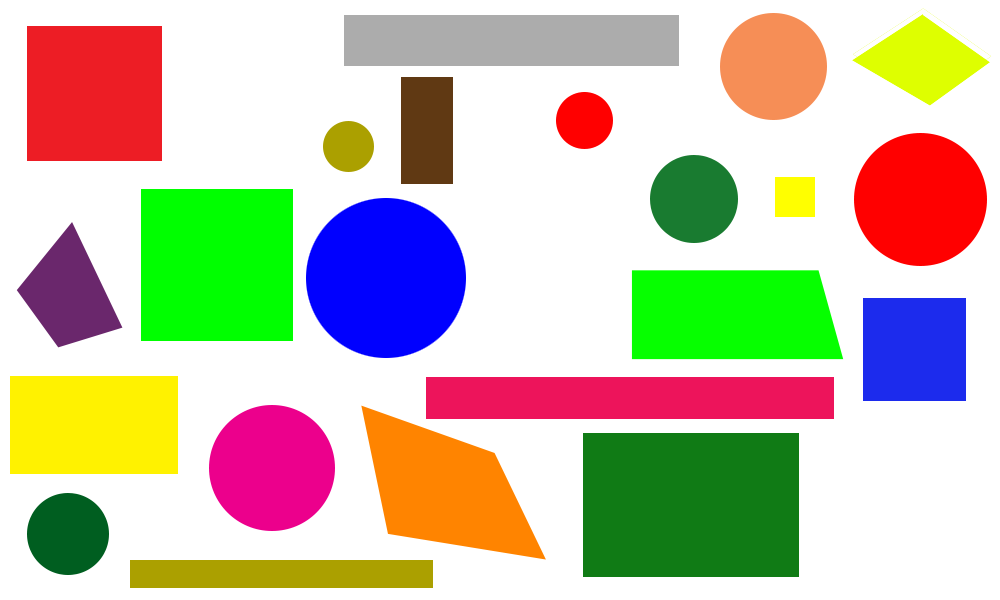
//> input picture input/7.png, 1000 x 600 px
$ ./detect_HSV_Value   (built with g++ and OpenCV 4)
//> lines starting //> are read from the running program, lines starting //| are printed output that depends on the picture
#define _CRT_SECURE_NO_WARNINGS
#include <iostream>
#include <stdio.h>
#include <opencv2/opencv.hpp>

using namespace cv;
using namespace std;
Mat image, src;
Mat HSV;
char window_name[20] = "Pixel Value Demo";

static void onMouse(int event, int x, int y, int f, void*){
	image = src.clone();
	Vec3b pix = HSV.at<Vec3b>(y, x);
	int H = pix.val[0];
	int S = pix.val[1];
	int V = pix.val[2];


	char name[30];
	sprintf(name, "H=%d", H);
	putText(image, name, Point(10, 130), FONT_HERSHEY_SIMPLEX, .7, Scalar(0, 255, 0), 2, 8, false);

	sprintf(name, "S=%d", S);
	putText(image, name, Point(10, 170), FONT_HERSHEY_SIMPLEX, .7, Scalar(0, 255, 0), 2, 8, false);

	sprintf(name, "V=%d", V);
	putText(image, name, Point(10, 210), FONT_HERSHEY_SIMPLEX, .7, Scalar(0, 255, 0), 2, 8, false);

	sprintf(name, "X=%d", x);
	putText(image, name, Point(10, 300), FONT_HERSHEY_SIMPLEX, .7, Scalar(0, 255, 0), 2, 8, false);

	sprintf(name, "Y=%d", y);
	putText(image, name, Point(10, 340), FONT_HERSHEY_SIMPLEX, .7, Scalar(0, 255, 0), 2, 8, false);
	imshow(window_name, image);
}


int main(int argc, char** argv)
{
	namedWindow(window_name, CV_WINDOW_AUTOSIZE);

	src = imread("7.png");
//> src is the input picture: 600 rows x 1000 cols, CV_8UC3; mean B, G, R 170.2, 193.6, 199.4
	imshow(window_name, src);
	cvtColor(src, HSV, CV_BGR2HSV);
//> HSV: 600 rows x 1000 cols, CV_8UC3; mean H, S, V 32.7, 99.1, 236.5
	setMouseCallback(window_name, onMouse, 0);

	waitKey(0);
//> the left mouse button is pressed and released at (500, 300)
//> in onMouse, `Vec3b pix = HSV.at<Vec3b>(y, x);`: pix = [0, 0, 255]
//> in onMouse, `int H = pix.val[0];`: H = 0
//> in onMouse, `int V = pix.val[2];`: V = 255
//> in onMouse, `sprintf(name, "H=%d", H);`: name = "H=0"
//> in onMouse, `sprintf(name, "S=%d", S);`: name = "S=0"
//> in onMouse, `sprintf(name, "V=%d", V);`: name = "V=255"
//> in onMouse, `sprintf(name, "X=%d", x);`: name = "X=500"
//> in onMouse, `sprintf(name, "Y=%d", y);`: name = "Y=300"
//> in onMouse, `putText(image, name, Point(10, 340), FONT_HERSHEY_SIMPLEX, .7, Scalar(..`:
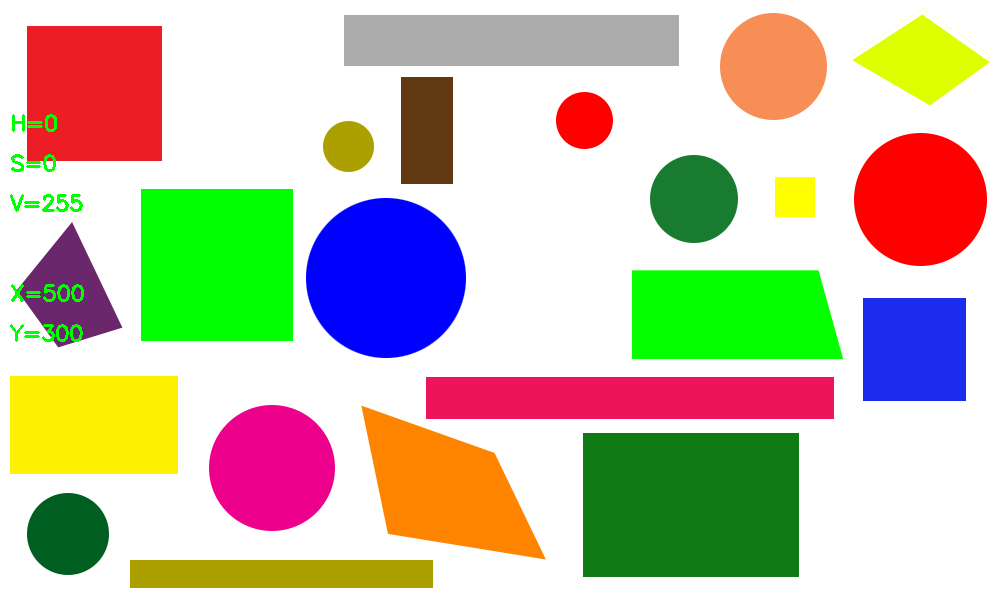
//> image: 600 rows x 1000 cols, CV_8UC3; mean B, G, R 169.6, 194, 198.6

	return 0;
}

$ run again, with input/2.png copied over input/7.png
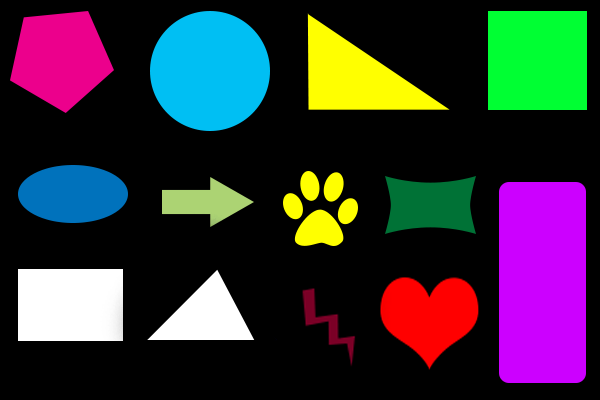
//> input picture input/2.png, 600 x 400 px
//> src is the input picture: 400 rows x 600 cols, CV_8UC3; mean B, G, R 54.3, 48, 52.4
//> HSV: 400 rows x 600 cols, CV_8UC3; mean H, S, V 28.8, 78.8, 84.2
//> pix = [30, 255, 126]
//> H = 30
//> S = 255
//> V = 126
//> in onMouse, `sprintf(name, "H=%d", H);`: name = "H=30"
//> in onMouse, `sprintf(name, "S=%d", S);`: name = "S=255"
//> in onMouse, `sprintf(name, "V=%d", V);`: name = "V=126"
//> in onMouse, `sprintf(name, "X=%d", x);`: name = "X=300"
//> in onMouse, `sprintf(name, "Y=%d", y);`: name = "Y=200"
//> in onMouse, `putText(image, name, Point(10, 340), FONT_HERSHEY_SIMPLEX, .7, Scalar(..`:
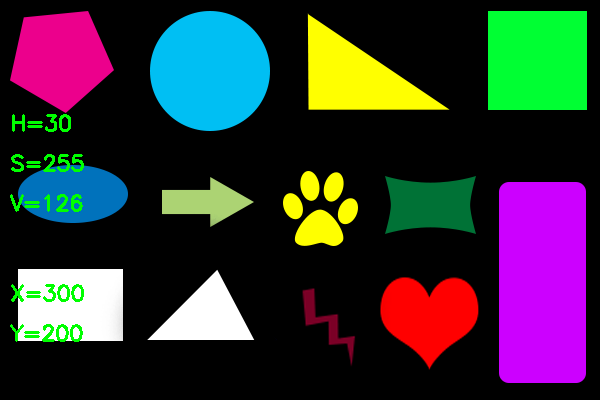
//> image: 400 rows x 600 cols, CV_8UC3; mean B, G, R 52.8, 49.5, 51.4

$ run again, with input/3.png copied over input/7.png
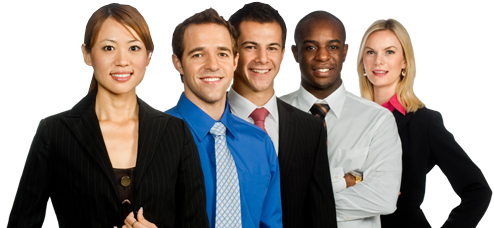
//> input picture input/3.png, 494 x 228 px
//> src is the input picture: 228 rows x 494 cols, CV_8UC3; mean B, G, R 137.9, 140.4, 145.8
//> HSV: 228 rows x 494 cols, CV_8UC3; mean H, S, V 29.5, 52.8, 156.1
//> pix = [90, 1, 202]
//> H = 90
//> S = 1
//> V = 202
//> in onMouse, `sprintf(name, "H=%d", H);`: name = "H=90"
//> in onMouse, `sprintf(name, "S=%d", S);`: name = "S=1"
//> in onMouse, `sprintf(name, "V=%d", V);`: name = "V=202"
//> in onMouse, `putText(image, name, Point(10, 210), FONT_HERSHEY_SIMPLEX, .7, Scalar(..`:
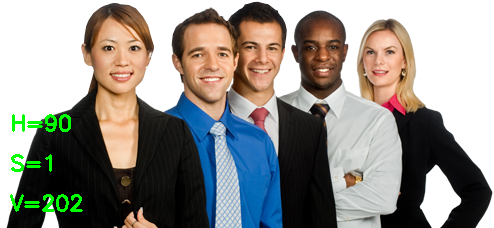
//> image: 228 rows x 494 cols, CV_8UC3; mean B, G, R 136.9, 142.3, 144.8
//> in onMouse, `sprintf(name, "X=%d", x);`: name = "X=247"
//> in onMouse, `sprintf(name, "Y=%d", y);`: name = "Y=114"

$ run again, with input/4.png copied over input/7.png
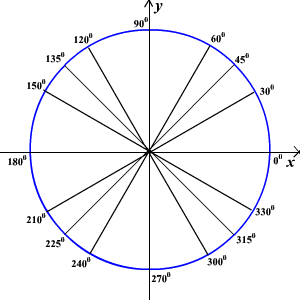
//> input picture input/4.png, 300 x 300 px
//> src is the input picture: 300 rows x 300 cols, CV_8UC3; mean B, G, R 246.3, 242.9, 242.9
//> HSV: 300 rows x 300 cols, CV_8UC3; mean H, S, V 2.4, 3.4, 246.3
//> pix = [0, 0, 0]
//> H = 0
//> in onMouse, `sprintf(name, "H=%d", H);`: name = "H=0"
//> in onMouse, `sprintf(name, "S=%d", S);`: name = "S=0"
//> in onMouse, `sprintf(name, "V=%d", V);`: name = "V=0"
//> in onMouse, `sprintf(name, "X=%d", x);`: name = "X=150"
//> in onMouse, `putText(image, name, Point(10, 300), FONT_HERSHEY_SIMPLEX, .7, Scalar(..`:
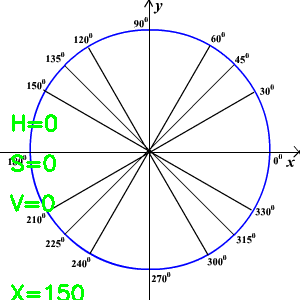
//> image: 300 rows x 300 cols, CV_8UC3; mean B, G, R 242.4, 243.1, 239.1
//> in onMouse, `sprintf(name, "Y=%d", y);`: name = "Y=150"
